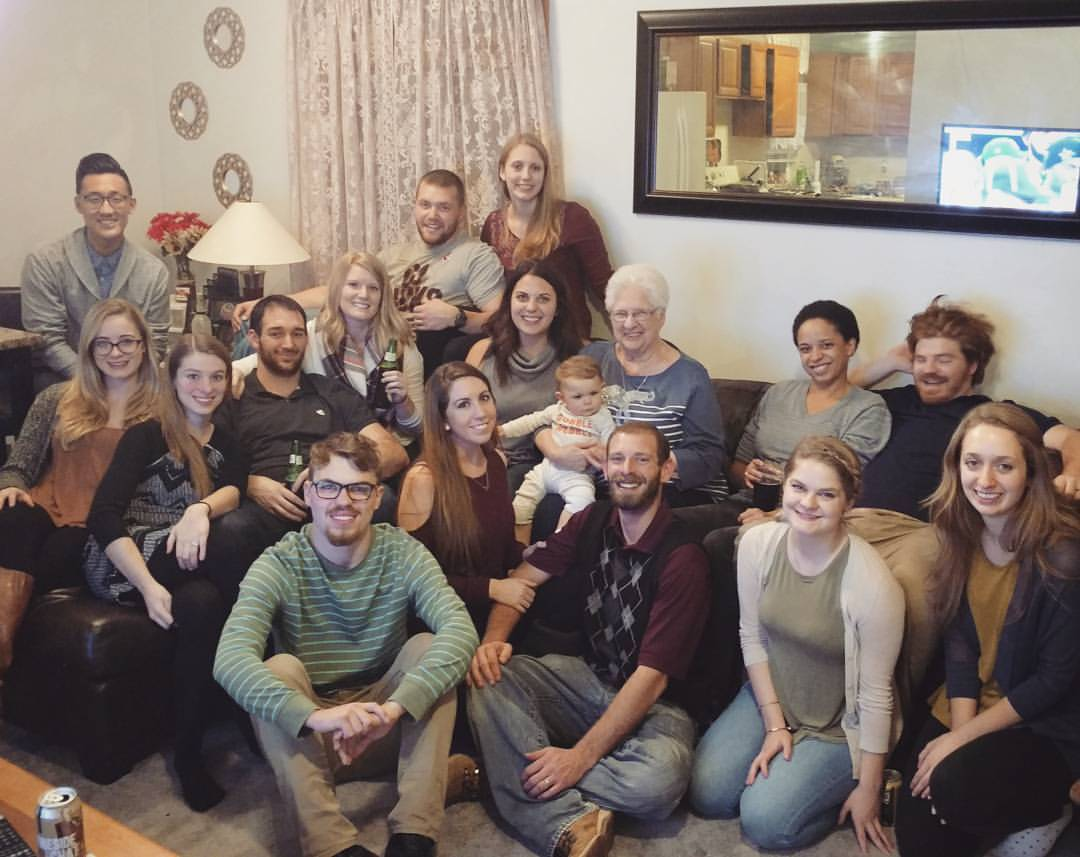
#> input picture fam.jpg, 1080 x 857 px
$ python face_finder.py
#> lines starting #> are read from the running program, lines starting #| are printed output that depends on the picture; after the words box and inside, x2 and y2 are one past the last pixel; in counts of white or black regions, pixels touching at a corner belong together
import os, sys

import cv2
import numpy as np
from PIL import Image

# Select an image and a cascade - store in root folder for easy use
imagePath = 'fam.jpg'
cascFacePath = 'haarcascade_frontalface_default.xml'
cascEyesPath = 'haarcascade_eye.xml'

#convert from xml to cv cascade class
faceCascade = cv2.CascadeClassifier(cascFacePath)
eyesCascade = cv2.CascadeClassifier(cascEyesPath)

# Read the image and convert to grayscale for easier face finding
image = cv2.imread(imagePath)
#> image is the input picture: shape (857, 1080, 3); mean B, G, R 106.8, 114.4, 128.3
grayscale = cv2.cvtColor(image, cv2.COLOR_BGR2GRAY)
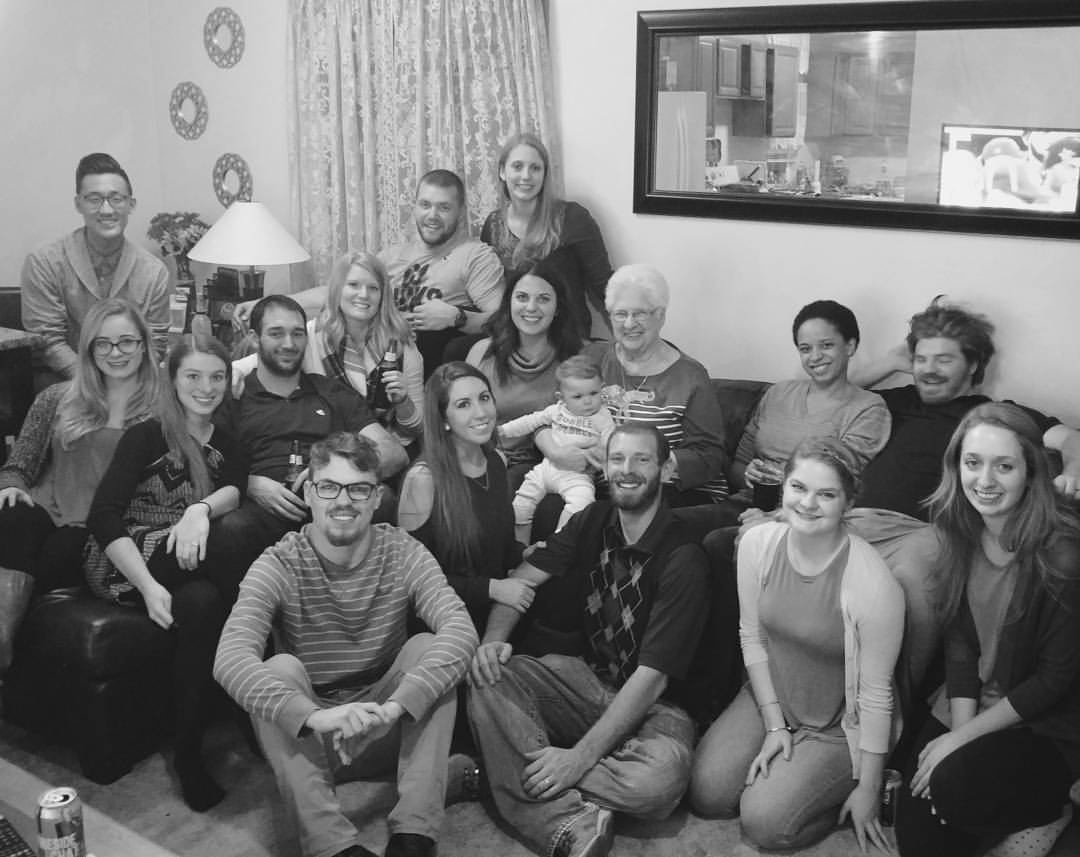
#> grayscale: shape (857, 1080); min 5, max 254, mean 117.7

# detect faces using the default "face finding settings"
faces = faceCascade.detectMultiScale(
    grayscale,
    scaleFactor=1.1,
    minNeighbors=5,
    minSize=(30, 30)
)
#> faces = 17 rows, first 6: [334, 266, 52, 52], [503, 275, 58, 58], [905, 337, 58, 58], [497, 145, 56, 56], [405, 184, 56, 56], [603, 293, 54, 54]

eyes = eyesCascade.detectMultiScale(
    grayscale,
    scaleFactor=1.1,
    minNeighbors=2,
    minSize=(15, 15)
)
#> eyes = 18 rows, first 6: [418, 283, 24, 24], [426, 284, 21, 21], [512, 285, 22, 22], [183, 365, 22, 22], [205, 368, 20, 20], [494, 369, 22, 22]


print("Found {0} faces!".format(len(faces)))
#| Found 17 faces!
print("Found {0} eyes!".format(len(eyes)))
#| Found 18 eyes!

# Draw Rectangles Around The Faces
for (x, y, w, h) in faces:
    cv2.rectangle(image, (x, y), (x+w, y+h), (0, 255, 255), 2)
#> this loop made 17 passes
#> (x, y, w, h) on passes 1 to 12: (334, 266, 52, 52), (503, 275, 58, 58), (905, 337, 58, 58), (497, 145, 56, 56), (405, 184, 56, 56), (603, 293, 54, 54), (785, 321, 65, 65), (971, 547, 58, 58), (257, 310, 60, 60), (85, 318, 62, 62), (171, 352, 62, 62), (73, 174, 64, 64)
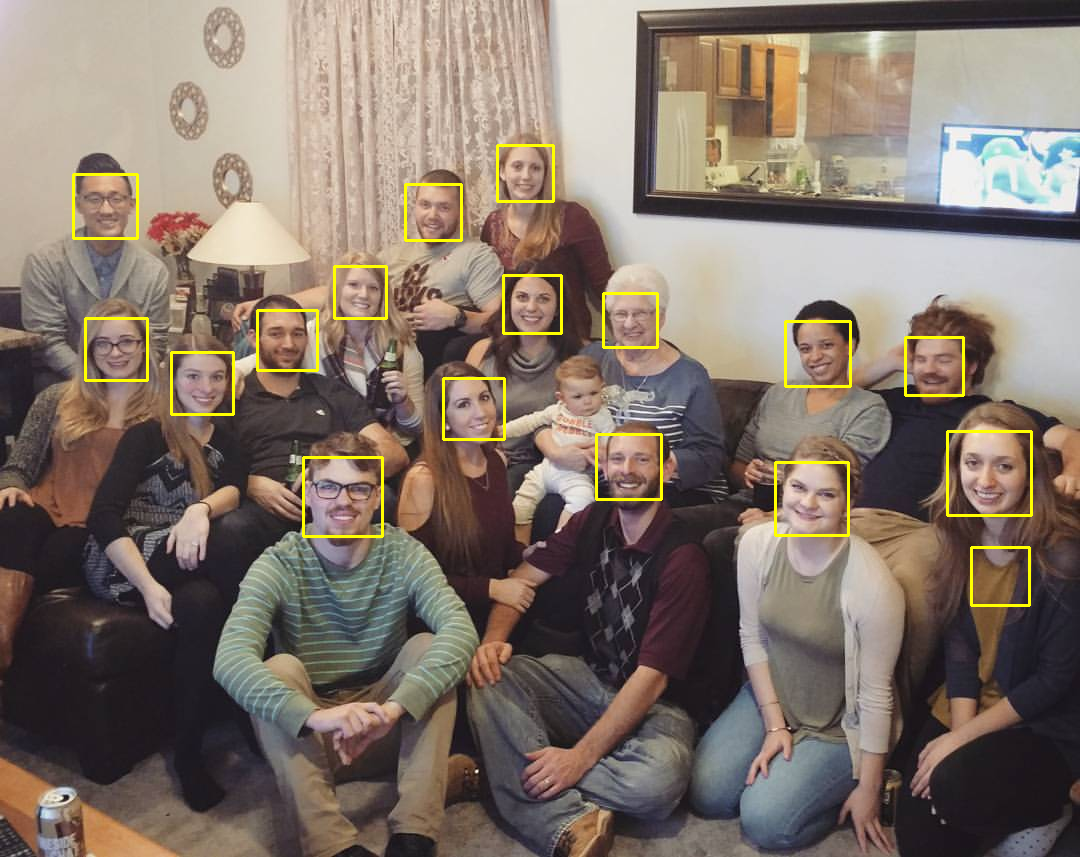
#> image: shape (857, 1080, 3); 1.38% of pixels changed, all inside (x1, y1, x2, y2) = (72, 144, 1033, 607)

# Draw Rectangles Around The Eys
for (x, y, w, h) in eyes:
    cv2.rectangle(image, (x, y), (x+w, y+h), (255, 0, 0), 2)
#> this loop made 18 passes
#> (x, y, w, h) on passes 1 to 12: (418, 283, 24, 24), (426, 284, 21, 21), (512, 285, 22, 22), (183, 365, 22, 22), (205, 368, 20, 20), (494, 369, 22, 22), (472, 387, 22, 22), (452, 392, 22, 22), (657, 443, 23, 23), (607, 448, 23, 23), (632, 449, 21, 21), (962, 452, 22, 22)
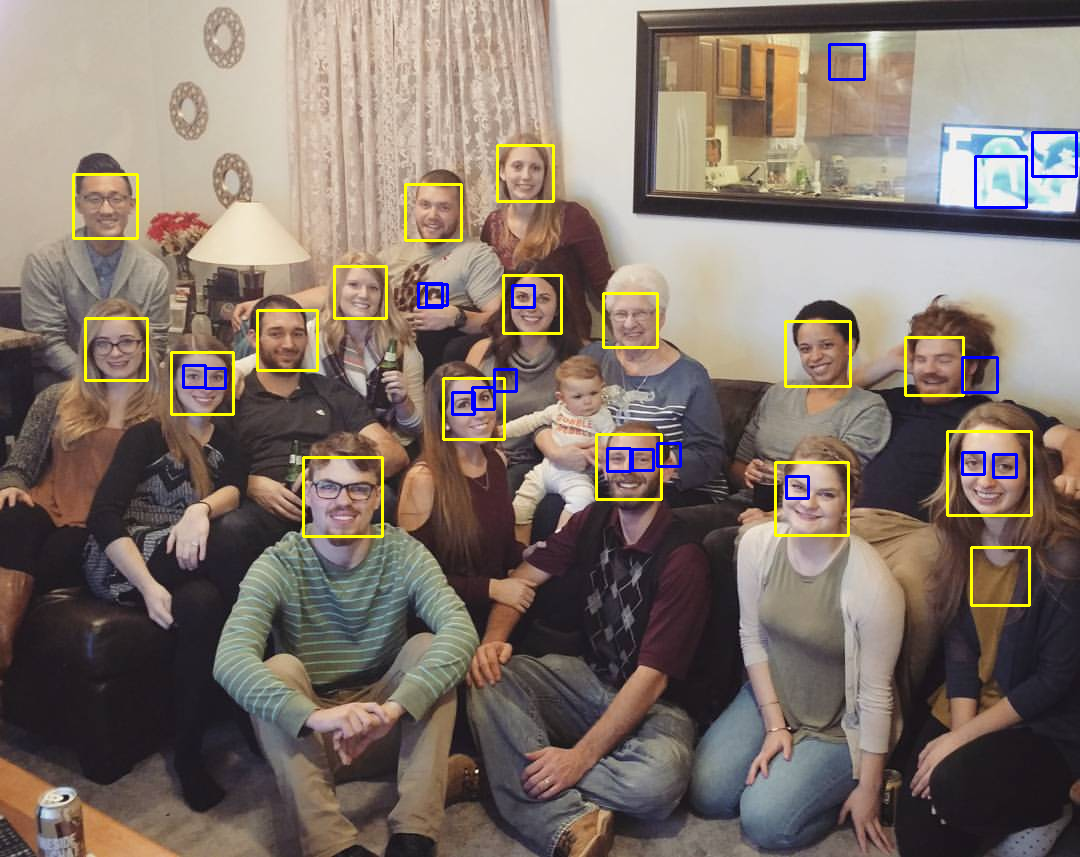
#> image: shape (857, 1080, 3); 0.59% of pixels changed, all inside (x1, y1, x2, y2) = (182, 43, 1078, 500)

cv2.imshow("Faces found", image)
cv2.imwrite("foundfaces.jpeg", image)
cv2.waitKey(0)

$ run again, with foundfaces.jpg copied over fam.jpg
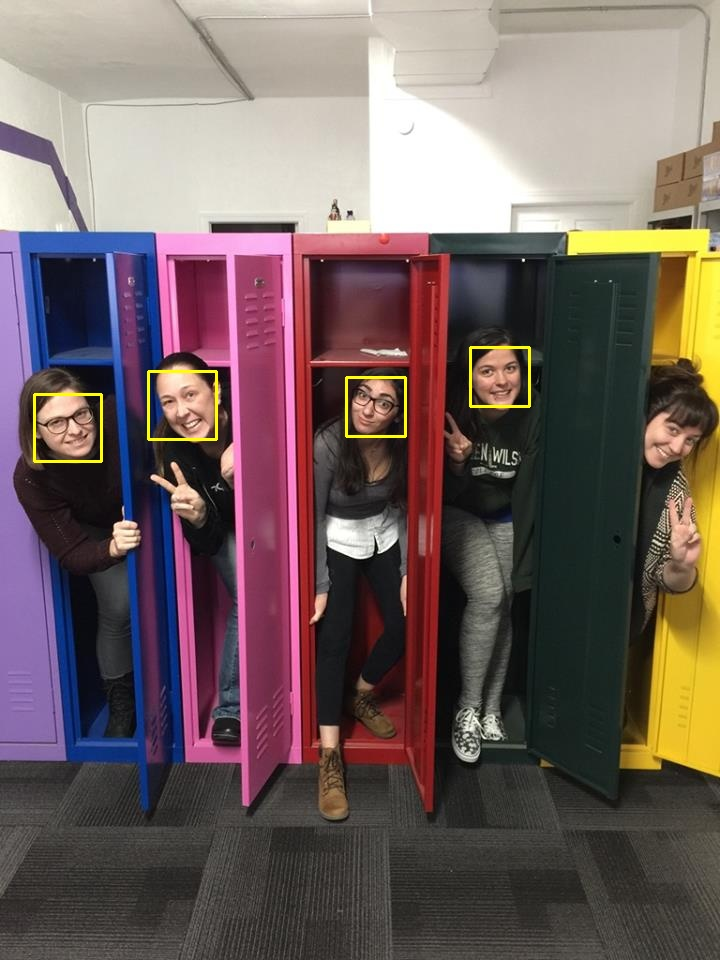
#> input picture foundfaces.jpg, 720 x 960 px
#> image is the input picture: shape (960, 720, 3); mean B, G, R 95.1, 97.5, 114
#> faces = [[472, 349, 55, 55], [348, 381, 54, 54], [38, 397, 59, 59], [151, 374, 62, 62]]
#> eyes = [[476, 359, 22, 22], [178, 383, 23, 23]]
#| Found 4 faces!
#| Found 2 eyes!
#> the loop `for (x, y, w, h) in faces:` made 4 passes
#> after the loop `for (x, y, w, h) in faces:`:
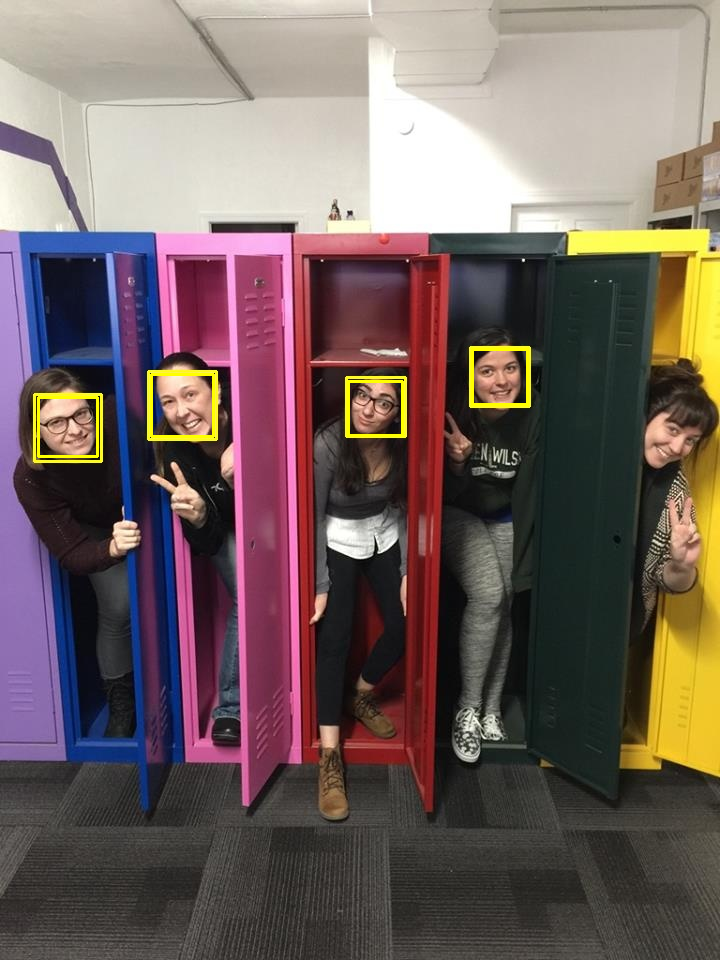
#> image: shape (960, 720, 3); 0.4% of pixels changed, all inside (x1, y1, x2, y2) = (37, 348, 529, 458)
#> the loop `for (x, y, w, h) in eyes:` made 2 passes
#> after the loop `for (x, y, w, h) in eyes:`:
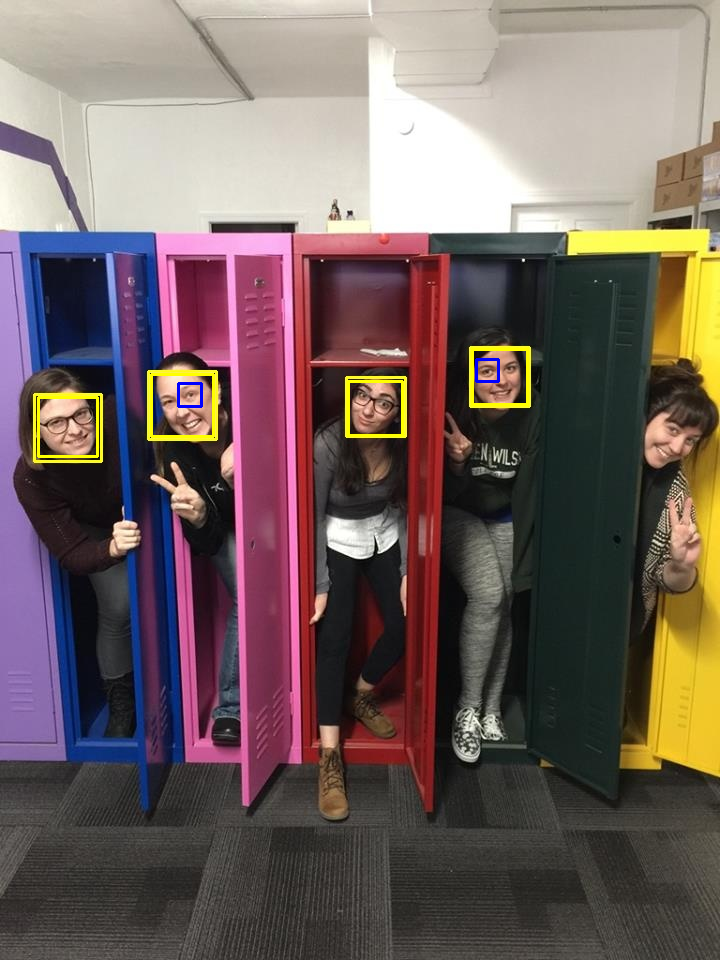
#> image: shape (960, 720, 3); 0.08% of pixels changed, all inside (x1, y1, x2, y2) = (177, 358, 500, 408)
